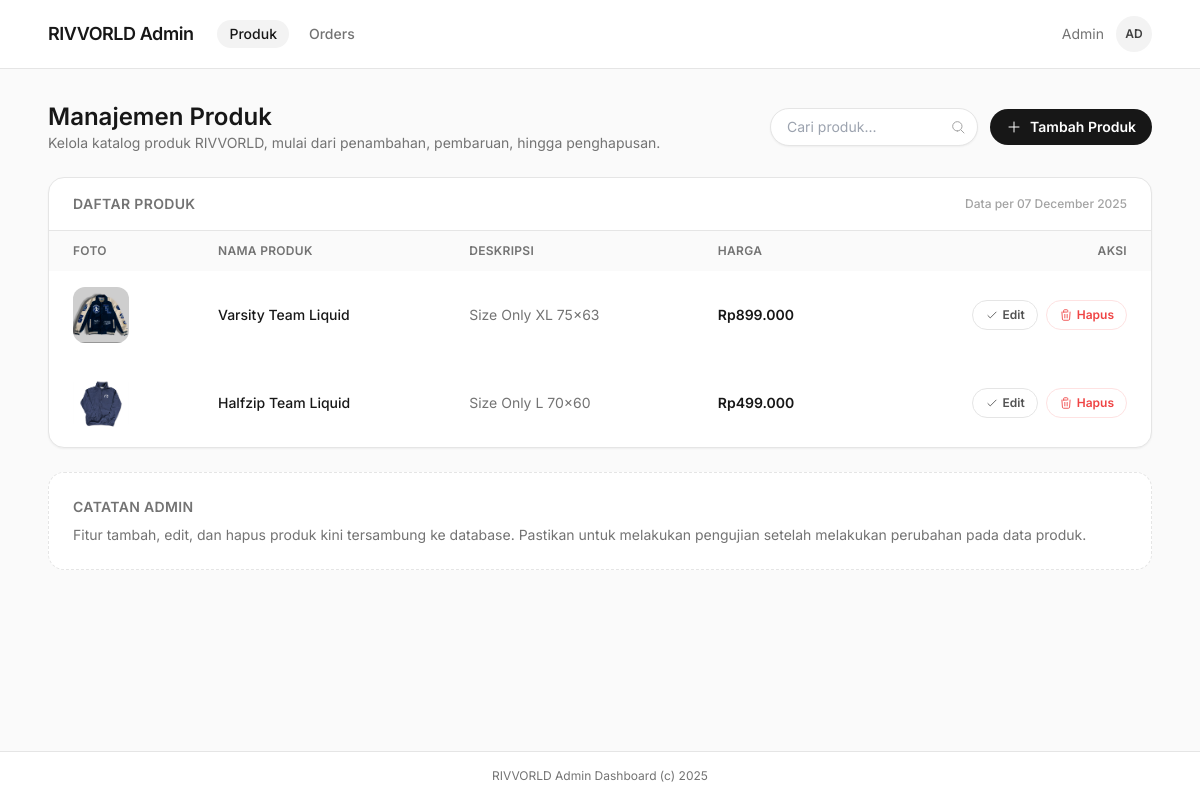
Page /Rivvorld/admin/index.php on the committed database.
### tables this page shows
CREATE TABLE `produk` (
  `id_produk` int(11) NOT NULL,
  `nama_produk` varchar(100) NOT NULL,
  `deskripsi` text DEFAULT NULL,
  `harga_produk` decimal(10,2) NOT NULL,
  `gambar_produk` varchar(255) DEFAULT NULL,
  `created_at` datetime DEFAULT current_timestamp()
);

### Rivvorld/admin/index.php (the view, shortened to what this page needs)
<?php
include '../database/db.php';
$produkList = [];
$sql = "SELECT id_produk, nama_produk, deskripsi, harga_produk, gambar_produk, created_at FROM produk ORDER BY created_at DESC";
$result = $conn->query($sql);
if ($result) {
  while ($row = $result->fetch_assoc()) {
    $produkList[] = $row;
  }
}
function e($value)
{
  return htmlspecialchars($value ?? '', ENT_QUOTES, 'UTF-8');
}
function formatRupiah($value)
{
  return 'Rp' . number_format((float) $value, 0, ',', '.');
}
$currentDateLabel = date('d F Y');
?>
<!DOCTYPE html>
<html lang="en">
  <head>
    <script src="https://cdn.tailwindcss.com"></script>
  </head>
  <body class="bg-neutral-50 font-sans text-neutral-900 antialiased">
    <div class="flex min-h-screen flex-col">
      <header class="border-b border-neutral-200 bg-white/95 backdrop-blur">
        <div class="mx-auto flex w-full max-w-6xl items-center justify-between px-6 py-4">
          <div class="flex items-center gap-6">
            <a href="../index.php" class="text-lg font-semibold tracking-tight text-neutral-900">
              RIVVORLD Admin
            </a>
            <nav class="hidden gap-2 text-sm text-neutral-500 sm:flex">
              <span class="rounded-full bg-neutral-900/5 px-3 py-1 font-medium text-neutral-900">
                Produk
              </span>
              <a
                href="orders.php"
                class="rounded-full px-3 py-1 font-medium text-neutral-500 transition hover:text-neutral-900"
              >
                Orders
              </a>
            </nav>
          </div>
          <div class="flex items-center gap-3 text-sm">
            <span class="hidden text-neutral-500 sm:inline">Admin</span>
            <div class="flex h-9 w-9 items-center justify-center rounded-full bg-neutral-900/5 text-xs font-semibold text-neutral-700">
              AD
            </div>
          </div>
        </div>
      </header>
      <main class="mx-auto flex w-full max-w-6xl flex-1 flex-col gap-6 px-6 py-8">
        <section class="flex flex-wrap items-center justify-between gap-4">
          <div>
            <h1 class="text-2xl font-semibold text-neutral-900">Manajemen Produk</h1>
            <p class="text-sm text-neutral-500">
              Kelola katalog produk RIVVORLD, mulai dari penambahan, pembaruan, hingga penghapusan.
            </p>
          </div>
          <div class="flex flex-wrap items-center gap-3">
            <label class="relative flex items-center">
              <input
                type="text"
                id="search"
                placeholder="Cari produk..."
                class="w-52 rounded-full border border-neutral-200 bg-white px-4 py-2 pr-10 text-sm text-neutral-700 shadow-sm transition focus:border-neutral-900 focus:outline-none"
              />
              <svg
                xmlns="http://www.w3.org/2000/svg"
                class="absolute right-3 h-4 w-4 text-neutral-400"
                fill="none"
                viewBox="0 0 24 24"
                stroke="currentColor"
              >
                <path stroke-linecap="round" stroke-linejoin="round" stroke-width="1.5" d="M21 21l-4.35-4.35M11 18a7 7 0 100-14 7 7 0 000 14z" />
              </svg>
            </label>
            <a
              href="createProduk.php"
              class="inline-flex items-center gap-2 rounded-full bg-neutral-900 px-4 py-2 text-sm font-semibold text-white transition hover:bg-neutral-700"
            >
              <svg xmlns="http://www.w3.org/2000/svg" class="h-4 w-4" fill="none" viewBox="0 0 24 24" stroke="currentColor">
                <path stroke-linecap="round" stroke-linejoin="round" stroke-width="1.5" d="M12 4.5v15m7.5-7.5h-15" />
              </svg>
              Tambah Produk
            </a>
          </div>
        </section>
        <section class="overflow-hidden rounded-2xl border border-neutral-200 bg-white shadow-sm">
          <div class="flex items-center justify-between border-b border-neutral-200 px-6 py-4">
            <h2 class="text-sm font-semibold uppercase tracking-wide text-neutral-500">Daftar produk</h2>
            <span class="text-xs font-medium text-neutral-400">Data per <?= e($currentDateLabel) ?></span>
          </div>
          <div class="overflow-x-auto">
            <table id="product-table" class="min-w-full text-left text-sm text-neutral-700">
              <thead class="bg-neutral-50 text-xs uppercase tracking-wide text-neutral-500">
                <tr>
                  <th scope="col" class="px-6 py-3 font-semibold">Foto</th>
                  <th scope="col" class="px-6 py-3 font-semibold">Nama Produk</th>
                  <th scope="col" class="px-6 py-3 font-semibold">Deskripsi</th>
                  <th scope="col" class="px-6 py-3 font-semibold">Harga</th>
                  <th scope="col" class="px-6 py-3 font-semibold text-right">Aksi</th>
                </tr>
              </thead>
              <tbody>
                <?php if (count($produkList) === 0) : ?>
                  <tr>
                    <td colspan="5" class="px-6 py-8 text-center text-sm text-neutral-500">
                      Belum ada produk yang tersimpan. Tambahkan produk baru untuk mulai mengisi katalog.
                    </td>
                  </tr>
                <?php else : ?>
                  <?php foreach ($produkList as $produk) : ?>
                    <tr class="transition hover:bg-neutral-50">
                      <td class="px-6 py-4">
                        <?php if (!empty($produk['gambar_produk'])) : ?>
                          <img
                            src="../gambar/<?= e($produk['gambar_produk']) ?>"
                            alt="<?= e($produk['nama_produk']) ?>"
                            class="h-14 w-14 rounded-xl object-cover"
                          />
                        <?php else : ?>
                          <div class="flex h-14 w-14 items-center justify-center rounded-xl bg-neutral-100 text-xs font-medium text-neutral-400">
                            No Img
                          </div>
                        <?php endif; ?>
                      </td>
                      <td class="px-6 py-4 font-medium text-neutral-900"><?= e($produk['nama_produk']) ?></td>
                      <td class="px-6 py-4 text-neutral-500">
                        <?= nl2br(e($produk['deskripsi'])) ?>
                      </td>
                      <td class="px-6 py-4 font-semibold text-neutral-900"><?= e(formatRupiah($produk['harga_produk'])) ?></td>
                      <td class="px-6 py-4">
                        <div class="flex justify-end gap-2">
                          <a
                            href="editProduk.php?id_produk=<?= e($produk['id_produk']) ?>"
                            class="inline-flex items-center gap-1 rounded-full border border-neutral-200 px-3 py-1.5 text-xs font-semibold text-neutral-600 transition hover:border-neutral-900 hover:text-neutral-900"
                          >
                            <svg xmlns="http://www.w3.org/2000/svg" class="h-3.5 w-3.5" fill="none" viewBox="0 0 24 24" stroke="currentColor">
                              <path stroke-linecap="round" stroke-linejoin="round" stroke-width="1.5" d="M5 13l4 4L19 7" />
                            </svg>
                            Edit
                          </a>
                          <form
                            action="../controller/ProdukController.php"
                            method="GET"
                            class="inline"
                            onsubmit="return confirm('Yakin ingin menghapus produk ini?');"
                          >
                            <button
                              type="submit"
                              class="inline-flex items-center gap-1 rounded-full border border-red-100 px-3 py-1.5 text-xs font-semibold text-red-500 transition hover:border-red-500 hover:bg-red-50"
                            >
                              Hapus
                            </button>
                          </form>
                        </div>
                      </td>
                    </tr>
                  <?php endforeach; ?>
                <?php endif; ?>
              </tbody>
            </table>
          </div>
        </section>
        <section class="grid gap-4 rounded-2xl border border-dashed border-neutral-200 bg-white p-6 text-sm text-neutral-500">
          <div class="flex flex-col gap-2">
            <h2 class="text-sm font-semibold uppercase tracking-wide text-neutral-500">Catatan admin</h2>
            <p>
              Fitur tambah, edit, dan hapus produk kini tersambung ke database. Pastikan untuk melakukan pengujian setelah melakukan perubahan pada data produk.
            </p>
          </div>
        </section>
      </main>
      <footer class="border-t border-neutral-200 bg-white py-4 text-center text-xs text-neutral-500">
        RIVVORLD Admin Dashboard (c) 2025
      </footer>
    </div>
  </body>
</html>

### rows in the picture
produk: gambar_produk (picture), nama_produk "Varsity Team Liquid", deskripsi "Size Only XL 75x63", harga_produk "Rp899.000"
produk: gambar_produk (picture), nama_produk "Halfzip Team Liquid", deskripsi "Size Only L 70x60", harga_produk "Rp499.000"
